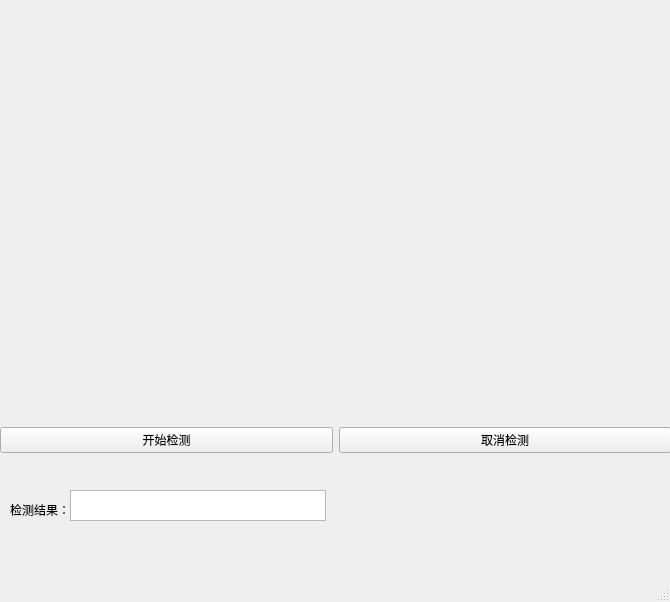
<?xml version="1.0" encoding="UTF-8"?>
<ui version="4.0">
 <class>MainWindow</class>
 <widget class="QMainWindow" name="MainWindow">
  <property name="geometry">
   <rect>
    <x>0</x>
    <y>0</y>
    <width>670</width>
    <height>602</height>
   </rect>
  </property>
  <property name="windowTitle">
   <string>MainWindow</string>
  </property>
  <widget class="QWidget" name="centralwidget">
   <widget class="QWidget" name="gridLayoutWidget">
    <property name="geometry">
     <rect>
      <x>0</x>
      <y>400</y>
      <width>671</width>
      <height>81</height>
     </rect>
    </property>
    <layout class="QGridLayout" name="gridLayout">
     <item row="0" column="0">
      <widget class="QPushButton" name="pushButton">
       <property name="text">
        <string>开始检测</string>
       </property>
      </widget>
     </item>
     <item row="0" column="1">
      <widget class="QPushButton" name="pushButton_2">
       <property name="text">
        <string>取消检测</string>
       </property>
      </widget>
     </item>
    </layout>
   </widget>
   <widget class="QTextBrowser" name="textBrowser">
    <property name="geometry">
     <rect>
      <x>70</x>
      <y>490</y>
      <width>256</width>
      <height>31</height>
     </rect>
    </property>
   </widget>
   <widget class="QLabel" name="label">
    <property name="geometry">
     <rect>
      <x>10</x>
      <y>500</y>
      <width>61</width>
      <height>20</height>
     </rect>
    </property>
    <property name="text">
     <string>检测结果：</string>
    </property>
    <property name="textFormat">
     <enum>Qt::AutoText</enum>
    </property>
   </widget>
  </widget>
  <widget class="QMenuBar" name="menubar">
   <property name="geometry">
    <rect>
     <x>0</x>
     <y>0</y>
     <width>670</width>
     <height>23</height>
    </rect>
   </property>
  </widget>
  <widget class="QStatusBar" name="statusbar"/>
 </widget>
 <resources/>
 <connections/>
</ui>
